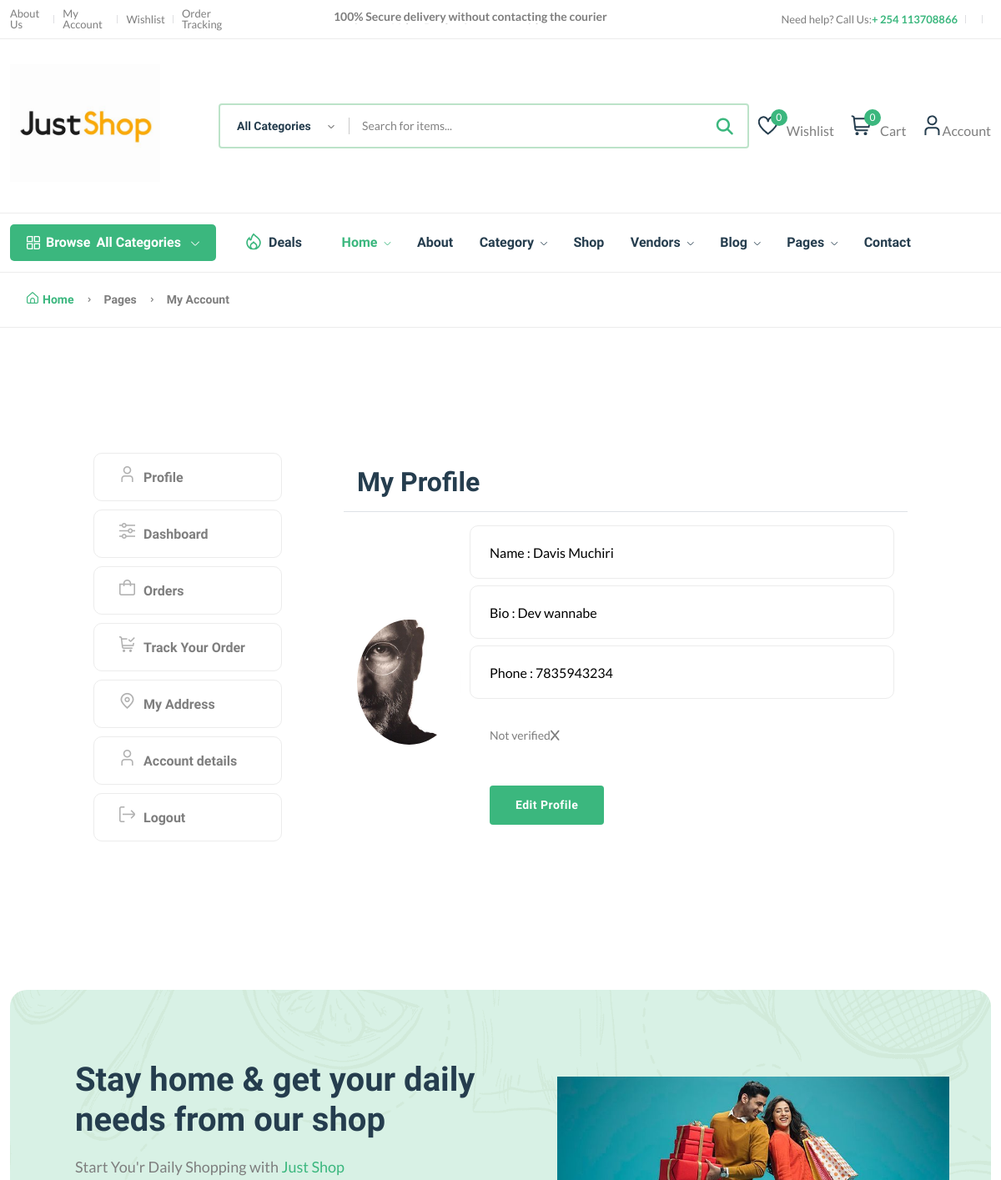
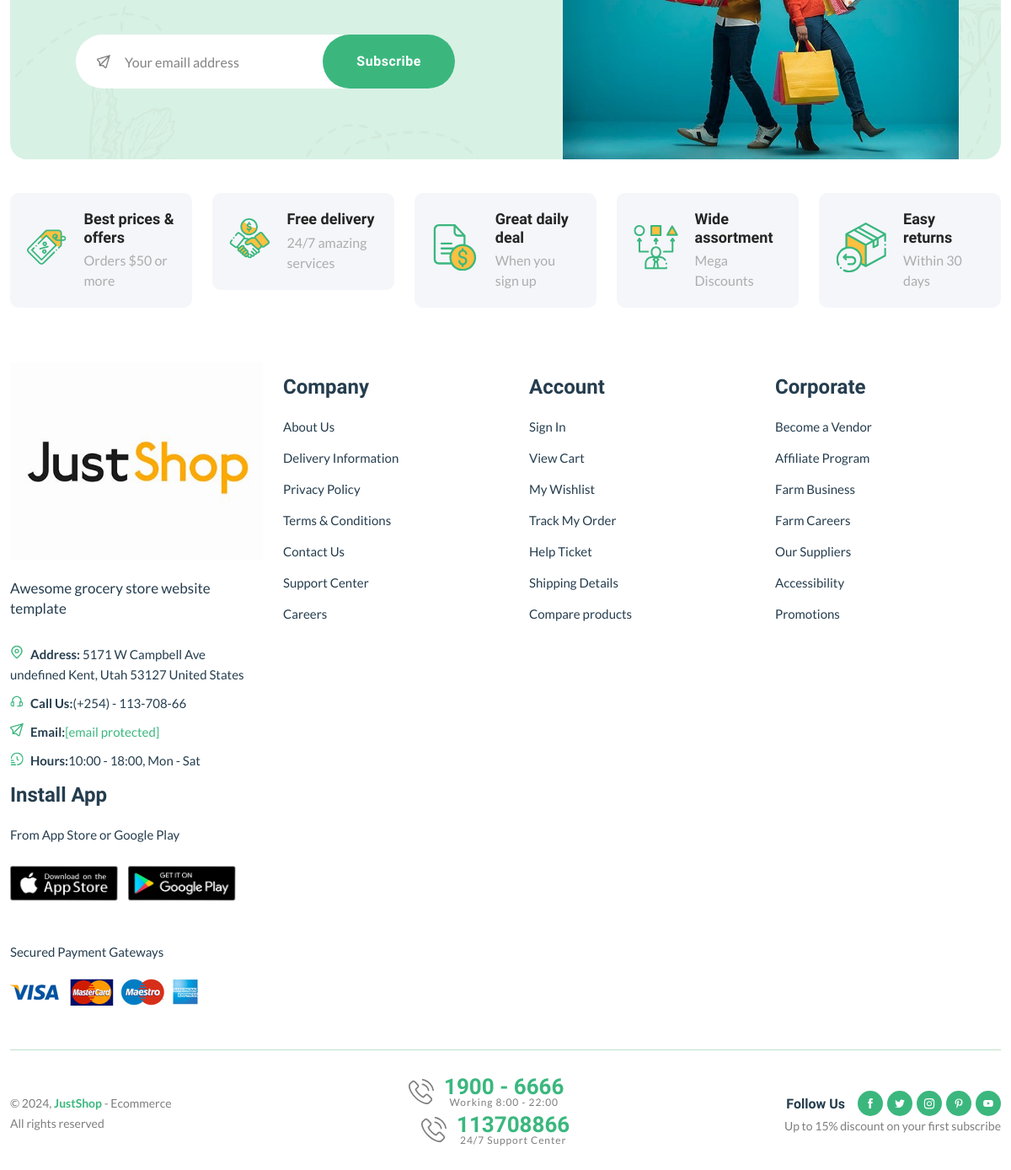
/dashboard/ (signed in), run on the app's committed database (2 pictures, top to bottom).
### userauths/models.py (models this page shows, shortened)
class Profile(models.Model):
    user=models.OneToOneField(User,on_delete=models.CASCADE)#dont want one user to hv many profiles,del user del profiles
    image=models.ImageField(upload_to="image")#folder created image
    full_name=models.CharField(max_length=200,null=True,blank=True)
    bio=models.CharField(max_length=200,null=True,blank=True)
    phone=models.CharField(max_length=200)
    verified=models.BooleanField(default=False)

### core/views.py (the view, shortened to what this page needs)
# urls.py: path("dashboard/",customer_dashboard,name="dashboard"),
@login_required
def customer_dashboard(request):
    orders=CartOrder.objects.filter(user=request.user).order_by("-id")
    address=Address.objects.filter(user=request.user)
    profile=Profile.objects.get(user=request.user)
    context={
        "profile":profile,
        "orders":orders,
        "address":address,
    }
    return render(request,'core/dashboard.html',context)

### core/context_processor.py (called while the page is built)
def default(request):
    categories=Category.objects.all()
    vendors=Vendor.objects.all()
    min_max_price=Product.objects.aggregate(Min("price"),Max("price"))
    try:
        wishlist=WishList.objects.filter(user=request.user)
    except:
        messages.warning(request,"You need to Login to access wishlist")
        wishlist=0
    try:
        address=Address.objects.get(user=request.user)
    except:
        address=None
    return {
        'categories':categories,
        'address':address,
        'vendors':vendors,
        'min_max_price':min_max_price,
        'wishlist':wishlist,
    }

### userauths/models.py (called while the page is built)
    def __str__(self):
        return self.username

### templates/core/dashboard.html (shortened to what this page needs)
{% extends "sections/base.html" %}
{% load static %}
{% block content %}
    <main class="main pages">
        <div class="page-header breadcrumb-wrap">
            <div class="container">
                <div class="breadcrumb">
                    <a href="index.html" rel="nofollow"><i class="fi-rs-home mr-5"></i>Home</a>
                    <span></span> Pages <span></span> My Account
                </div>
            </div>
        </div>
        <div class="page-content pt-150 pb-150">
            <div class="container">
                <div class="row">
                    <div class="col-lg-10 m-auto">
                        <div class="row">
                            <div class="col-md-3">
                                <div class="dashboard-menu">
                                    <ul class="nav flex-column" role="tablist">
                                        <li class="nav-item">
                                            <a class="nav-link " id="profile-tab" data-bs-toggle="tab" href="#profile" role="tab" aria-controls="profile" aria-selected="false"><i class="fi-rs-user mr-10"></i>Profile</a>
                                        </li>
                                        <li class="nav-item">
                                            <a class="nav-link " id="dashboard-tab" data-bs-toggle="tab" href="#dashboard" role="tab" aria-controls="dashboard" aria-selected="false"><i class="fi-rs-settings-sliders mr-10"></i>Dashboard</a>
                                        </li>
                                        <li class="nav-item">
                                            <a class="nav-link" id="orders-tab" data-bs-toggle="tab" href="#orders" role="tab" aria-controls="orders" aria-selected="false"><i class="fi-rs-shopping-bag mr-10"></i>Orders</a>
                                        </li>
                                        <li class="nav-item">
                                            <a class="nav-link" id="track-orders-tab" data-bs-toggle="tab" href="#track-orders" role="tab" aria-controls="track-orders" aria-selected="false"><i class="fi-rs-shopping-cart-check mr-10"></i>Track Your Order</a>
                                        </li>
                                        <li class="nav-item">
                                            <a class="nav-link" id="address-tab" data-bs-toggle="tab" href="#address" role="tab" aria-controls="address" aria-selected="true"><i class="fi-rs-marker mr-10"></i>My Address</a>
                                        </li>
                                        <li class="nav-item">
                                            <a class="nav-link" id="account-detail-tab" data-bs-toggle="tab" href="#account-detail" role="tab" aria-controls="account-detail" aria-selected="true"><i class="fi-rs-user mr-10"></i>Account details</a>
                                        </li>
                                        <li class="nav-item">
                                            <a class="nav-link" href="page-login.html"><i class="fi-rs-sign-out mr-10"></i>Logout</a>
                                        </li>
                                    </ul>
                                </div>
                            </div>
                            <div class="col-md-9">
                                <div class="tab-content account dashboard-content pl-50">
                                    <div class="tab-pane fade active show" id="profile" role="tabpanel" aria-labelledby="profile-tab">
                                        <div class="card">
                                            <div class="card-header border-bottom">
                                                <h3 class="mb-0">My Profile</h3>
                                            </div>
                                            <div class="card-body mb-2" style="display:flex; gap:10px; align-items:center;">
                                            <div>
                                                    <span><img src="{{profile.image.url}}" style="width:150px; object-fit:cover; border-radius:50%;height:150px;"alt=""></span>
                                            </div>
                                            <div>
                                              <span><input class="mb-2" type="text" value=" Name : {{profile.full_name}}"></input></span>
                                              <span><input class="mb-2" type="text" value=" Bio : {{profile.bio}}"></input></span>
                                              <span><input class="mb-2" type="text" value=" Phone : {{profile.phone}}"></input></span>
                                              {% if profile.verified == True %}
                                              <div class="p-4">
                                                <span>Verified</span><span><i class="fas fa-check-circle"></i></span>
                                              </div>
                                              {% else %}
                                              <div class="p-4">
                                                <span>Not verified</span><span><i class="fas fa-x"></i></span>
                                              </div>
                                              {% endif %}
                                              <div class="p-4">
                                                <button class="btn btn-success">Edit Profile</button>
                                              </div>
                                            </div>
                                        </div>
                                        </div>
                                    </div>
                                </div>
                            </div>
                        </div>
                    </div>
                </div>
            </div>
        </div>
    </main>
{% endblock content%}

### data on the page
Profile: image (picture), full_name "Name : Davis Muchiri", bio "Bio : Dev wannabe", phone "Phone : 7835943234"

### other printed values
{{ wishlist.count }} "0"
{{ request.session.cart_data_obj|length }} "0"
